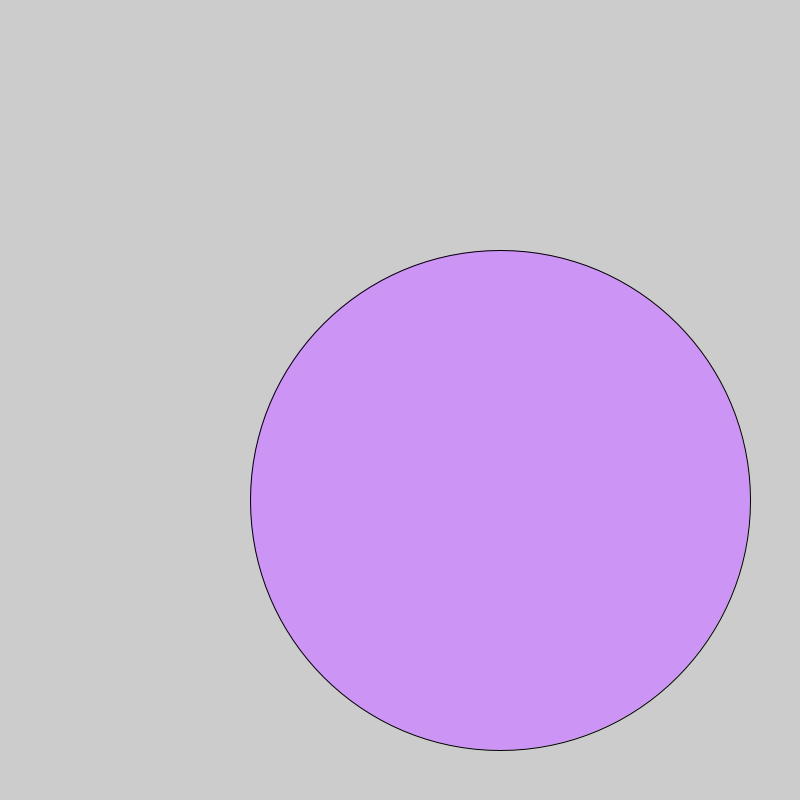
Frame 1 (no input)
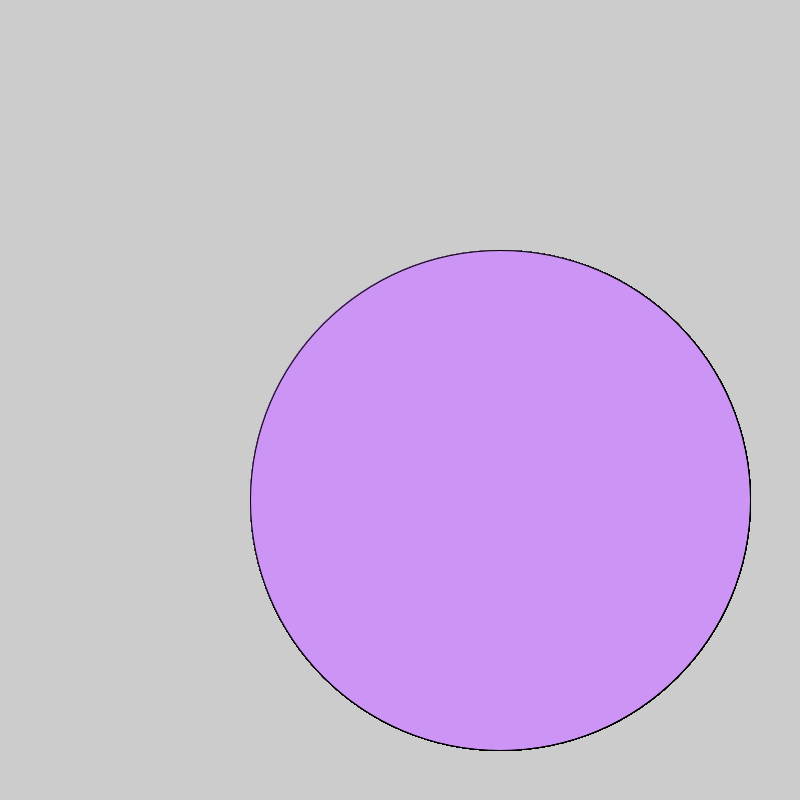
Frame 60 (the mouse pressed at the canvas centre just before this capture)
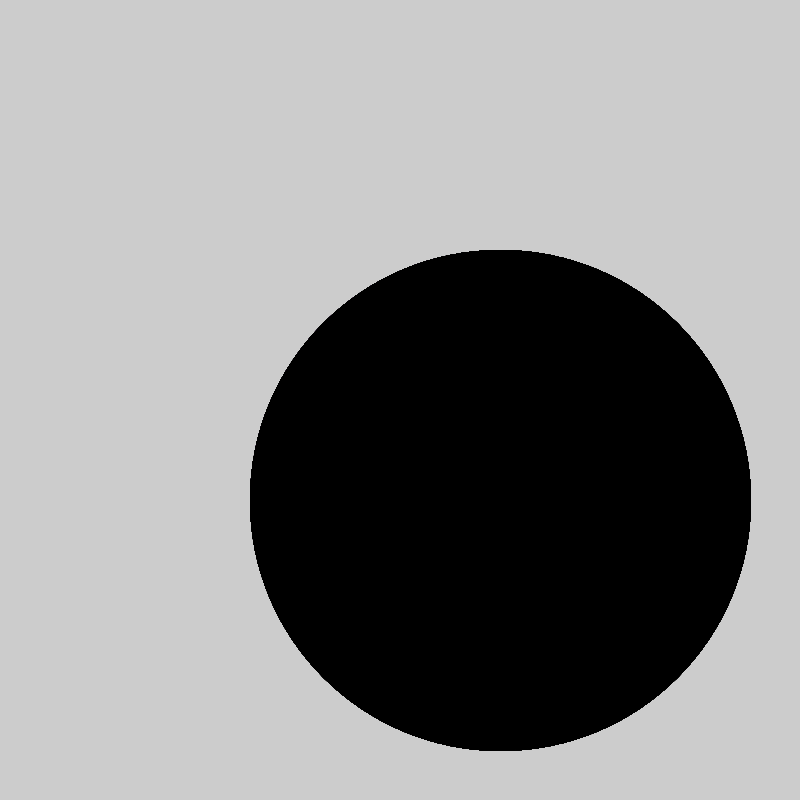
Frame 120 (the mouse held since frame 60 and released just before this capture)

The Processing sketch that drew these frames (run headless with seeded random() and noise(); from frame 60 on, the mouse is pressed at the canvas centre):

// Processing sketch: dot_color_changing
// ── dot_color_changing.pde
void setup() {
  size(800, 800);
}
void draw() {
  fill(#CC94F5);
  if (mousePressed)
  {
    fill(0);
  }
  
  ellipse(500, 500, 500, 500);
}
